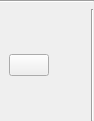
<?xml version="1.0" encoding="UTF-8"?>
<ui version="4.0">
 <class>ArrayListElementWidget</class>
 <widget class="QWidget" name="ArrayListElementWidget">
  <property name="geometry">
   <rect>
    <x>0</x>
    <y>0</y>
    <width>94</width>
    <height>121</height>
   </rect>
  </property>
  <property name="windowTitle">
   <string>Array List Element Widget</string>
  </property>
  <layout class="QVBoxLayout" name="verticalLayout_2">
   <property name="leftMargin">
    <number>0</number>
   </property>
   <property name="topMargin">
    <number>0</number>
   </property>
   <property name="rightMargin">
    <number>0</number>
   </property>
   <property name="bottomMargin">
    <number>0</number>
   </property>
   <item>
    <widget class="Line" name="line">
     <property name="orientation">
      <enum>Qt::Horizontal</enum>
     </property>
    </widget>
   </item>
   <item>
    <layout class="QHBoxLayout" name="m_layout">
     <item>
      <widget class="QWidget" name="m_buttonWidget" native="true">
       <layout class="QVBoxLayout" name="verticalLayout">
        <property name="spacing">
         <number>0</number>
        </property>
        <property name="topMargin">
         <number>0</number>
        </property>
        <property name="rightMargin">
         <number>0</number>
        </property>
        <property name="bottomMargin">
         <number>0</number>
        </property>
        <item>
         <spacer name="verticalSpacer">
          <property name="orientation">
           <enum>Qt::Vertical</enum>
          </property>
          <property name="sizeHint" stdset="0">
           <size>
            <width>20</width>
            <height>40</height>
           </size>
          </property>
         </spacer>
        </item>
        <item>
         <widget class="QPushButton" name="m_removePushButton">
          <property name="sizePolicy">
           <sizepolicy hsizetype="Fixed" vsizetype="Fixed">
            <horstretch>0</horstretch>
            <verstretch>0</verstretch>
           </sizepolicy>
          </property>
          <property name="toolTip">
           <string>Remove this item</string>
          </property>
          <property name="text">
           <string/>
          </property>
          <property name="icon">
           <iconset resource="../ui.qrc">
            <normaloff>:/image/delete.png</normaloff>:/image/delete.png</iconset>
          </property>
         </widget>
        </item>
        <item>
         <spacer name="verticalSpacer_2">
          <property name="orientation">
           <enum>Qt::Vertical</enum>
          </property>
          <property name="sizeHint" stdset="0">
           <size>
            <width>20</width>
            <height>40</height>
           </size>
          </property>
         </spacer>
        </item>
       </layout>
      </widget>
     </item>
     <item>
      <widget class="Line" name="m_sepLine">
       <property name="orientation">
        <enum>Qt::Vertical</enum>
       </property>
      </widget>
     </item>
    </layout>
   </item>
  </layout>
 </widget>
 <resources>
  <include location="../ui.qrc"/>
 </resources>
 <connections/>
</ui>
